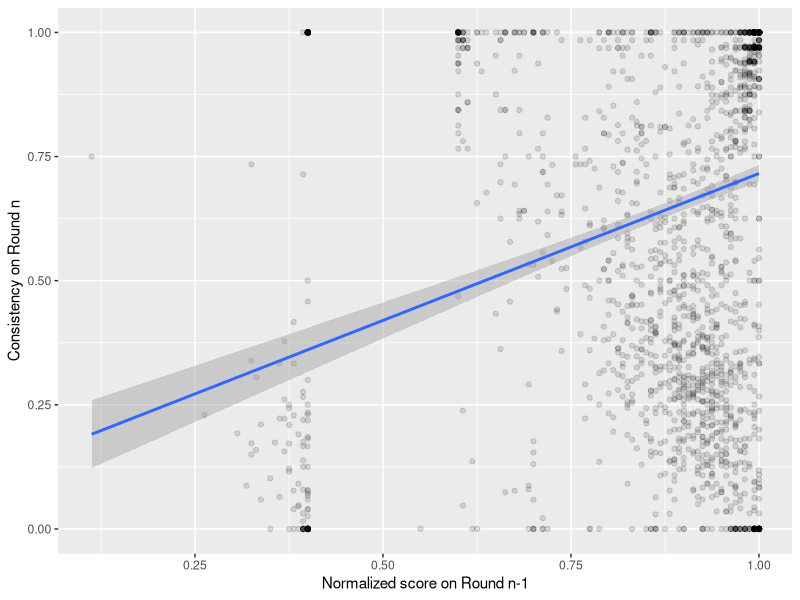

Write R code to recreate this figure.
library(ggplot2)

df1 = read.csv("humans.csv")
# head(df1)

df1 <- df1[complete.cases(df1), ]

df1$Distancias

g1 <- ggplot(df1, aes(Norm_Score_LAG1, Consistency)) +
  geom_point(alpha = 1/8) +
  xlab("Normalized score on Round n-1") +
  ylab("Consistency on Round n") +
  geom_smooth(method = lm)

g1

# ggsave("ConsistencyWRTScore.eps", width=3.5, height=3.5, device=cairo_ps, g1)
